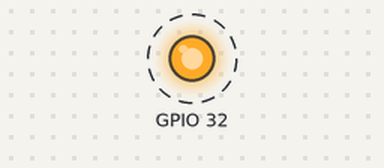
Bench run of a sketch on a simulated ESP32. Shown: output pins drawn as LEDs (lit = HIGH). Dashed ring = blinking.

Above: at 0.2 s.
Timing chart, 0 to 3.0 s (numbered marks = the images above):
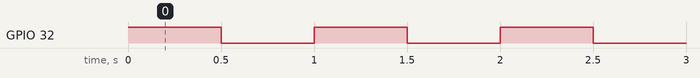

Measured:
- by itself, GPIO 32: alternates HIGH for 0.50 s and LOW for 0.50 s

The sketch:

sketch_LED_BLINK.ino
```cpp
// C++ code
// Pisca Pisca duplo
void setup()
{
  pinMode(32, OUTPUT);
}

void loop()
{
  digitalWrite(32, 1);
  delay(500);
  digitalWrite(32, 0);
  delay(500);
}
```
